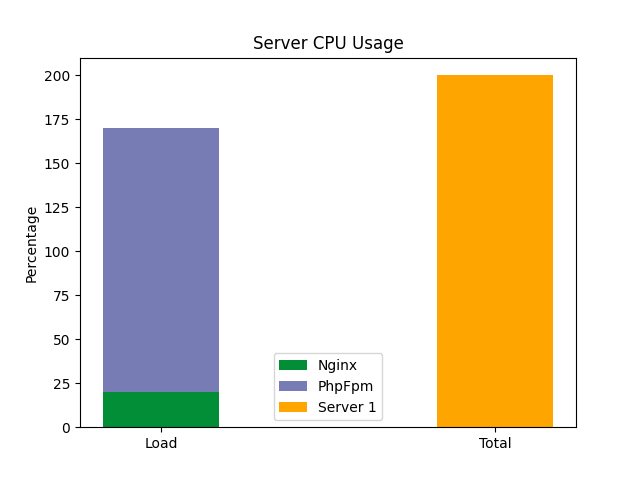

Source code (Python):
import matplotlib.pyplot as plt
import os
base_dir = os.path.dirname(__file__)
labels = ['Server CPU Usage']
width = 0.35 

fig, ax = plt.subplots()

def render_stacked(ax, labels, data, width, colors):
    bottom = 0
    for i, d in enumerate(data):
        ax.bar("Load", d, width, bottom=bottom,
               label=labels[i], color=colors[i])
        bottom += d

render_stacked(ax,
    ["Nginx", "PhpFpm"],
    [20, 150 ],
    width,
    ["#018e37", "#787cb5"]
)

ax.bar("Total", 200, width, bottom=0, label="Server 1", color="#FFA500")


ax.set_ylabel('Percentage')
ax.set_title('Server CPU Usage')
ax.legend()

plt.savefig(f'{base_dir}/load_balanced_2_chart.png')
